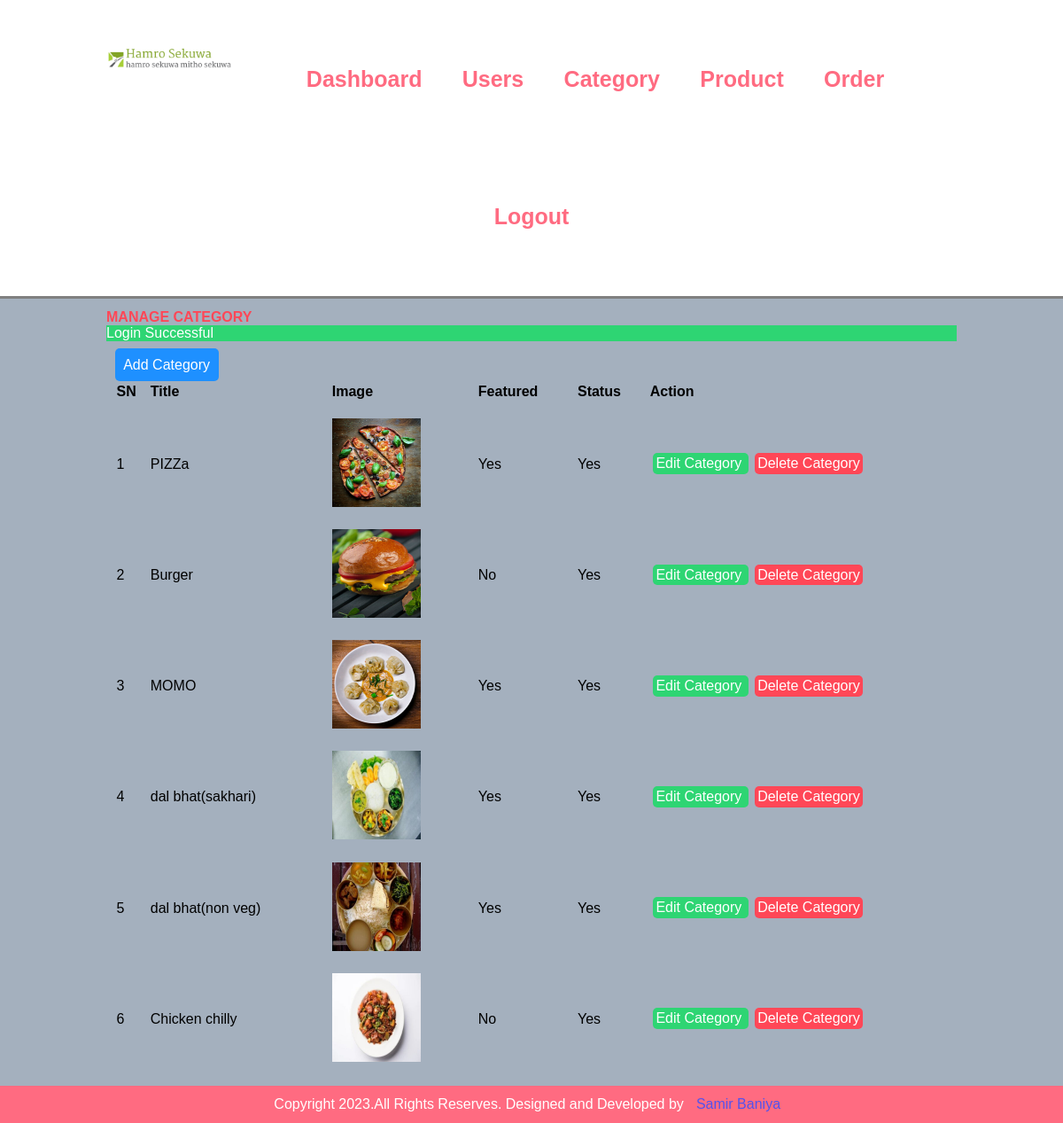
Page /admin/manage-category.php (signed in) on the committed database.
### tables this page shows
CREATE TABLE `categories` (
  `id` int(10) UNSIGNED NOT NULL,
  `title` varchar(150) NOT NULL,
  `image_name` varchar(255) DEFAULT NULL,
  `featured` varchar(10) NOT NULL,
  `status` varchar(10) NOT NULL
);

### admin/manage-category.php (the view, shortened to what this page needs)
<?php include('common/header.php') ?>
    <section class="content">
        <div class="wrapper">
             <strong class="heading">MANAGE CATEGORY</strong><br>
             <br>
                <a class="btn btn-secondary category-add" href="add-category.php"> Add Category</a>
             <br>
                <table class="table">
                    <thead>
                       <tr>
                            <th>SN</th>
                            <th>Title</th>
                            <th>Image</th>
                            <th>Featured</th>
                            <th>Status</th>
                            <th>Action</th>
                       </tr>
                    </thead>
                    <tbody>
                        <?php
                        $sql = "SELECT * FROM `categories`";
                        $exec = mysqli_query($conn, $sql);
                        if($exec == TRUE){
                            $count = mysqli_num_rows($exec);
                            if($count > 0){
                                $sn=1;
                                while( $rows = mysqli_fetch_assoc($exec)){
                                    $id = $rows['id'];
                                    $title = $rows['title'];
                                    $current_image = $rows['image_name'];
                                    $featured = $rows['featured'];
                                    $status = $rows['status'];
                                    ?>
                                    <tr>
                                        <td><?php echo $sn++; ?></td>
                                        <td><?php echo $title; ?></td>
                                        <?php
                                        if($current_image != ""){
                                            ?>
                                            <td><img width="100" height="100" src="../images/category/<?php echo $current_image; ?>" alt="<?php echo $current_image; ?>"></td>
                                            <?php
                                        }else{
                                            echo '<td>No Image Found</td>';
                                        }
                                        ?>
                                        <td><?php echo $featured; ?></td>
                                        <td><?php echo $status; ?></td>
                                        <td>
                                    <a class="btn btn-primary" href="<?php  echo APP_URL; ?>admin/edit-category.php?id=<?php echo $id; ?>">
                                Edit Category
                            </a>
                                <a class="btn btn-danger" href="<?php  echo APP_URL; ?>admin/delete-category.php?id=<?php echo $id; ?>">
                                    Delete Category
                                </a>
                                    </td>
                                </tr>
                                    <?php
                                }
                            }else{
                                echo'<tr><td colspan="6" class="text-center">No rows to display</td></tr>';
                            }
                        }
                        ?>
                    </tbody>
                </table>
        </div>
    </section>
<?php include('common/footer.php') ?>

### css/admin.css (style rules this page uses)
* { margin: 0; padding: 0; font-family: Arial, Helvetica, sans-serif ; }
.wrapper { width: 80%; margin: 0 auto; padding: 1%; }
.content { background-color: #a4b0be; padding-top: 1% 0; }
.heading { color: #ff4757; font-weight: 900; }
.table { width: 100%; }
.table tr th { text-align: left; padding: 1%; }
.table tr td { padding: 1%; }
a { text-decoration: none; margin: 1%; }
.btn { padding: 1%; color: white; font-size: 1rem; border-radius: 5px; border: none; }
.btn-primary { background-color: #2ed573; }
.btn-secondary { background-color: #1e90ff; }
.btn-danger { background-color: #ff4757; }
.success { color: white; background-color: #2ed573; }

### rows in the picture
categories: title "PIZZa", image_name (picture), featured "Yes", status "Yes"
categories: title "Burger", image_name (picture), featured "No", status "Yes"
categories: title "MOMO", image_name (picture), featured "Yes", status "Yes"
categories: title "dal bhat(sakhari)", image_name (picture), featured "Yes", status "Yes"
categories: title "dal bhat(non veg)", image_name (picture), featured "Yes", status "Yes"
categories: title "Chicken chilly", image_name (picture), featured "No", status "Yes"

### other values in the picture
$_SESSION['message'] "Login Successful"
